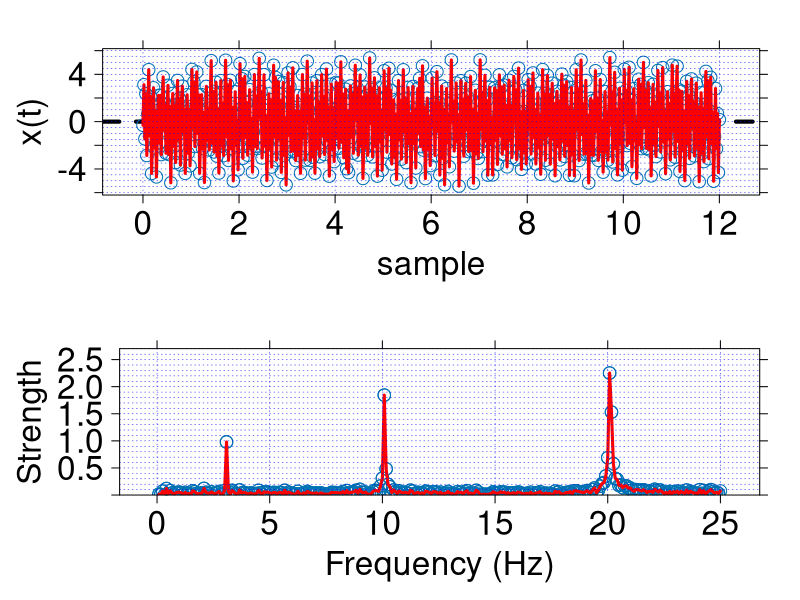

Here is the R script that generated this plot:

#

##################################################
# ref
# https://onestepafteranother.wordpress.com/signal-analysis-and-fast-fourier-transforms-in-r/


##################################################################
##################################################################
###
###  LIBRARIES
###
library(lattice) # for xyplot
library(stats) # for fft
library(base) # which.min(x) or which.max(x)

##################################################################
##################################################################
###
###  FUNCTIONS
###
plot.timeseries <- function(time.series, tn) {

# plot <- xyplot(time.series ~ 0: length(time.series),
 # plot <-

 xyplot( time.series ~ tn,
                    col.line = c('red'), type = c("b"), lty=1, lwd=3,
                    pch=1, cex=1.5,
                    xlab=list(label="sample", cex=2),
                    ylab=list(label="x(t)", cex=2),
                    scales=list(font=1, cex=2
                                #,y=list(at=seq(-2,2,1),limits=c(-2.1,2.1))
                                #x=list(at=seq(-5,5,2),limits=c(-7,7))
                    ),
                    abline=list(h=c(0),lwd=4,lty=2),

                    ##function to modify the grid pattern
                    panel=function(...) {
                      panel.xyplot(...)
                      panel.grid(h=-20, v=-1, col.line="blue", lwd=0.5, lty=3 )
                    }

  )

}

plot.frequency.spectrum <- function(X,f){

xyplot( X ~ f,
                   col.line = c('red'),
                   type = c("b"), lty=1, lwd=3,
                   pch=1, cex=1.5,
                   xlab=list(label="Frequency (Hz)", cex=2),
                   ylab=list(label="Strength", cex=2),
                   scales=list(font=1, cex=2,
                     y=list(limits=c( 0,  max(X) +  (20*max(X))/100   ) )
                     ),
                   ##function to modify the grid pattern
                   panel=function(...) {
                     panel.xyplot(...)
                     panel.grid(h=-20, v=-1, col.line="blue", lwd=0.5, lty=3 )
                   }

                   )

}



##################################################################
##################################################################
###
###  MAIN
###


##################################################################
# Time Domain setup
acq.freq <- 50
dt <- 1/acq.freq #s

T <- 12
df <- 1/T
n <- T/dt


#CREATE OUR TIME SERIES DATA

t <- seq(0,T,by=dt)

dc.component <- 0
component.strength <- c(1,2,3) # strength of signal components
component.freqs <- c(3,10,20)        # frequency of signal components (Hz)
component.delay <- c(0,0,0)         # delay of signal components (radians)


f   <- function(t) {
  dc.component + sum( component.strength * sin(2*pi*component.freqs*t + component.delay))
}

sd.additivenoise <- 0.5    # additive noise standard deviation
mean.amplitude <- 0

y <- sapply(t, function(t) f(t)) +  rnorm(length(t), mean = mean.amplitude, sd = sd.additivenoise)

 # y <- y + 50*t # let's create a linear trend
# trend <- lm(y~t)
# y <- trend$residuals




##################################################################
# Frequency Domain setup

#CREATE OUR FREQUENCY ARRAY
f <- 1:length(t)/T
f <- f[1:length(f)/2]


#FOURIER TRANSFORM WORK
Y <- fft(y)
mag <- Mod(Y)*2/n
mag <- mag[1:length(f)/2]

# Discrete Fourier transforms can be normalized in different ways.
# Some apply the whole normalization to the forward transform, some to
# the reverse transform, some apply the square root to each, and some
# don't normalize at all (in which case the reverse of the forward
# transform will need scaling).
# http://r.789695.n4.nabble.com/Is-R-s-fast-fourier-transform-function-different-from-quot-fft2-quot-in-Matlab-td864669.html


pts <- plot.timeseries(y,t)
pfs <- plot.frequency.spectrum( mag, f)
print(pts, split = c(1, 1, 1, 2), more = TRUE)
print(pfs, split = c(1, 2, 1, 2), more = FALSE)



##################################################################
# Frequency Domain Features

### * DC Component
DC_component <- mag[1]

### * Energy  READ MORE [https://cran.r-project.org/web/packages/psd/vignettes/normalization.pdf]
energy <- sum(mag)

### * ratio between the maximum magnitude and the sum of all the magnitude values
max_sum_mag_ratio <- max(mag) / sum(mag)

### * frequency bin that contains the maxium magnitude value
max_mag_bin <- which.max(mag)
freq_bin <- f[max_mag_bin]

freq.feat <- c(DC_component, energy, max_sum_mag_ratio, freq_bin)


message("FREQFEAT >>> ", "dc:",freq.feat[1], "  energy:", freq.feat[2], "  smratio:", freq.feat[3], "  fbin:", freq.feat[4])
